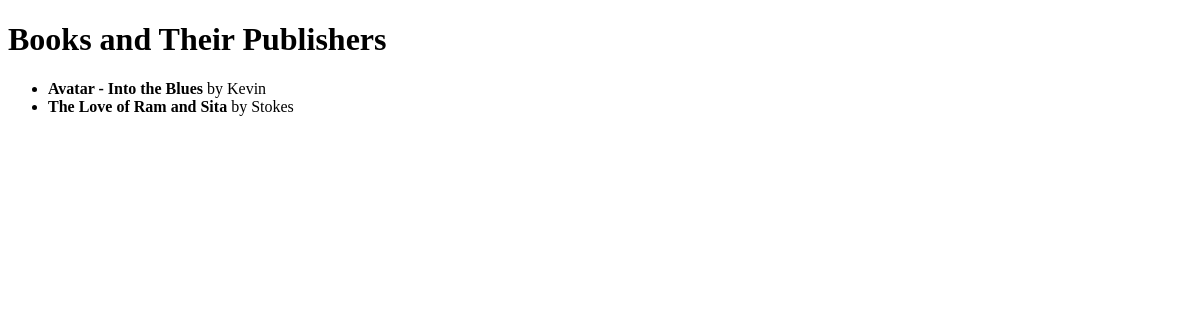
/books/publisher/, run on an earlier commit of the app's database.
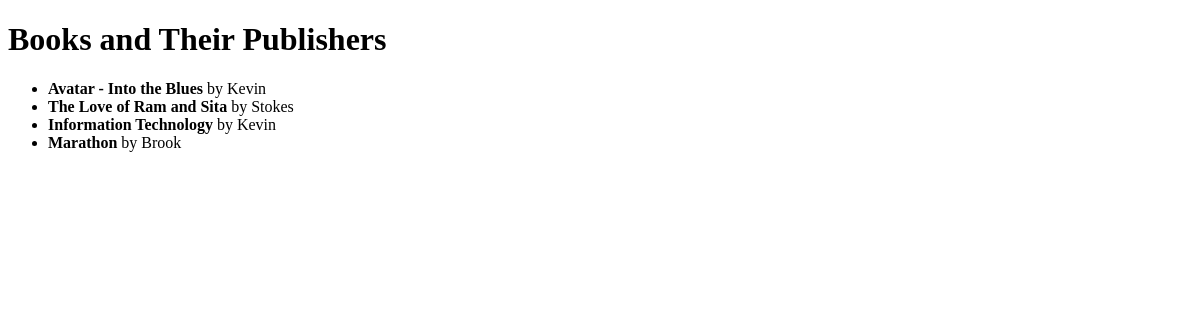
And on a later commit of the database.
### myapp/models.py (models this page shows)
class Book(models.Model):
    title = models.CharField(max_length=100)
    publisher = models.ForeignKey(Publisher, on_delete=models.CASCADE)
    authors = models.ManyToManyField(Author)
    published_date = models.DateField(null=True)
    genre = models.CharField(max_length=50, null=True, blank=True)

class Publisher(models.Model):
    name = models.CharField(max_length=100)

### myapp/views.py (the view)
# urls.py: path('books/publisher/', views.book_list_with_publisher, name='book_list_with_publisher'),
def book_list_with_publisher(request):
    books = Book.objects.select_related('publisher').all()
    return render(request, 'books/book_list_with_publisher.html', {'books': books})

### templates/books/book_list_with_publisher.html (shortened to what this page needs)
<!DOCTYPE html>
<html>
<head>
</head>
<body>
    <h1>Books and Their Publishers</h1>
    <ul>
        {% for book in books %}
            <li>
                <strong>{{ book.title }}</strong> by {{ book.publisher.name }}
            </li>
        {% endfor %}
    </ul>
</body>
</html>

What changed in the data, as far as the page shows it:
added Book: title "Information Technology", publisher.name "Kevin"
added Book: title "Marathon", publisher.name "Brook"
